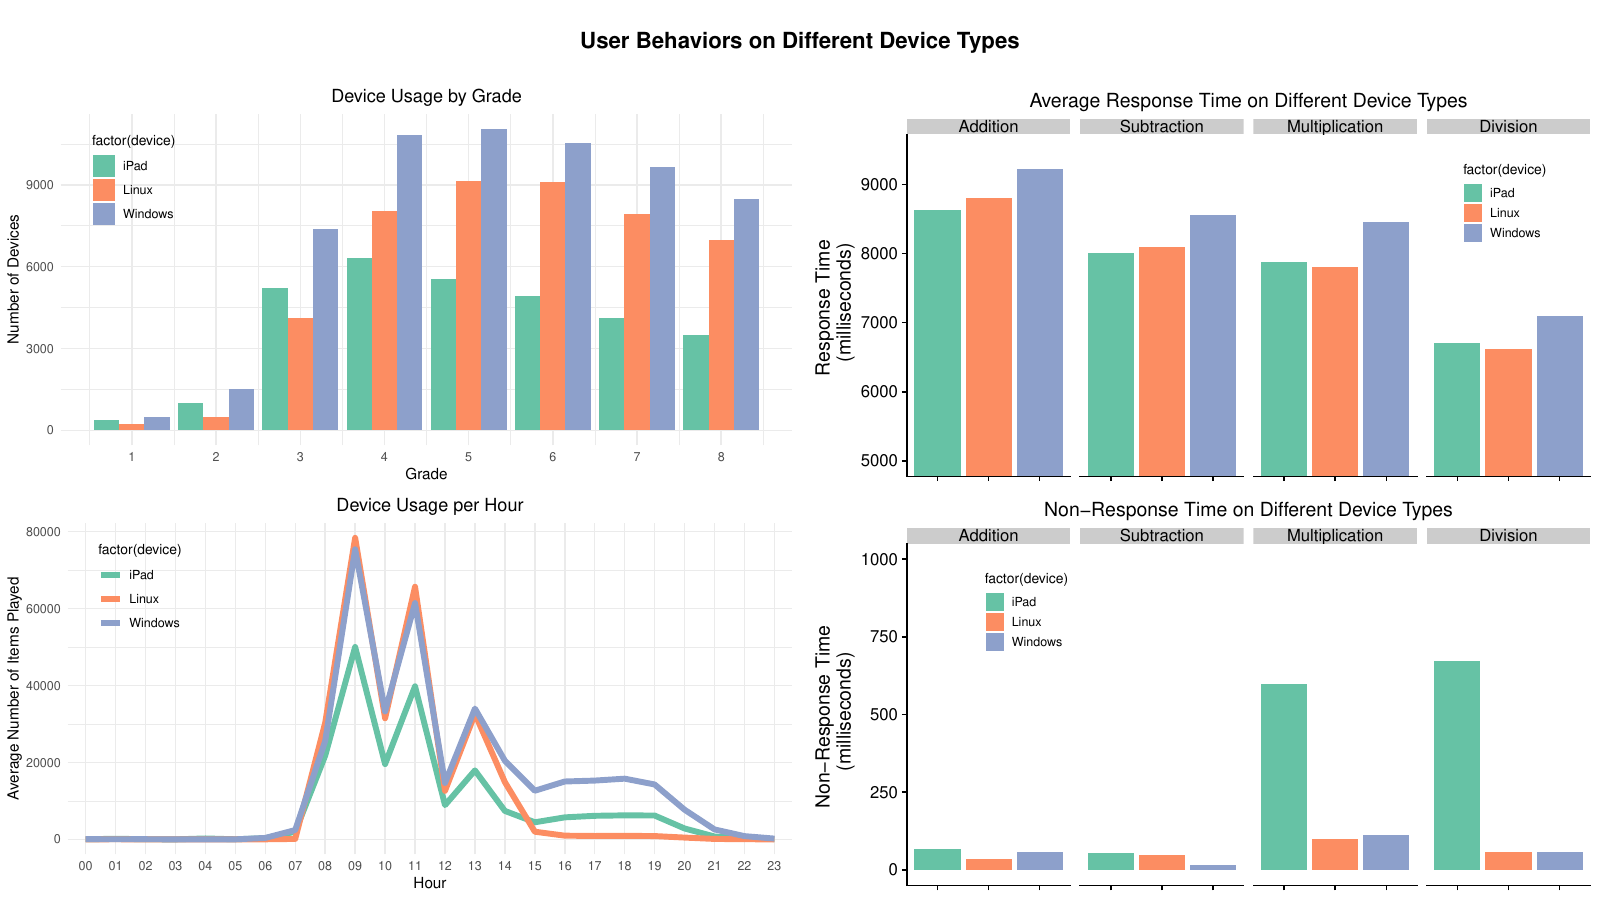

This chart was generated by the following R code:
library(oefenwebDatabase)
library(ggplot2)
library(tidyverse)
library(RColorBrewer)
library(lintr)

# to put the plots together
suppressMessages(library("cowplot"))
# to prepare data
suppressMessages(library("dplyr"))
# make database connection
con <- connect()

#-------------- Log Data --------------
records <- suppressWarnings(DBI::dbGetQuery(con, "SELECT `user_agent_id`, `grade`, `created`,
                                            `user_id`, `response_in_milliseconds`, `domain_id`
                                            FROM `log_records`
                                            WHERE `created` >= '2018-11-09' AND `created` < '2018-12-09'"))
records <- rename(records, id = user_agent_id, time = created,
                  response = response_in_milliseconds)
save(records, file = "records.Rdata")
load("records.Rdata")
records <- subset(records, grade >= 1 & grade <= 8)

#-------------- Domain Data --------------
domain <- suppressWarnings(DBI::dbGetQuery(con, "SELECT `id` AS `domain_id`, `short_name`, `name`
                                           FROM `domains`"))
domain <- rename(domain, domain_name = name)
save(domain, file = "domain.Rdata")
load("domain.Rdata")

#-------------- Device Type --------------
devices <- suppressWarnings(DBI::dbGetQuery(con, "SELECT * FROM `user_agents`"))
devices <- rename(devices, device = string)
devices$device <- substr(devices$device, 14, 16)
devices$device <- as.character(gsub("Win", "Windows", devices$device))
devices$device <- as.character(gsub("iPa", "iPad", devices$device))
devices$device <- as.character(gsub("X11", "Linux", devices$device))
save(devices, file = "devices.Rdata")
load("devices.Rdata")

#-------------- Response Time & Non-Resopnse Time --------------
# calculate average response time & non_response time
response <- records %>%
  group_by(id, domain_id) %>%
  summarize(response_time = mean(response), non_response = min(response))

# join tables
response <- inner_join(response, domain)
data <- inner_join(response, devices)

# take basic math data
math_data <- subset(data, (domain_id >= 1) & (domain_id <= 4))

# rename the labels
math_data$domain_name <- gsub("optellen", "Addition", math_data$domain_name)
math_data$domain_name <- gsub("aftrekken", "Subtraction", math_data$domain_name)
math_data$domain_name <- gsub("vermenigvuldigen", "Multiplication", math_data$domain_name)
math_data$domain_name <- gsub("delen", "Division", math_data$domain_name)

# re-order the domains
math_data$domain_name <- factor(math_data$domain_name,
                                levels = c("Addition", "Subtraction", "Multiplication", "Division"))

# average response time by device & domain
plot1 <- ggplot(math_data, aes(x = factor(device), y = response_time,
                 fill = factor(device))) +
  stat_summary(fun.y = "mean", geom = "bar") +
  facet_wrap(vars(domain_name), nrow = 1) +
  theme_cowplot() +
  labs(title = "Average Response Time on Different Device Types",
       y = "Response Time \n (milliseconds)") +
  scale_fill_brewer(palette = "Set2") +
  coord_cartesian(ylim = c(5000, 9500)) +
  theme(axis.text.x = element_blank(),
        axis.title.x = element_blank(),
        legend.position = c(.8, .8),
        plot.title = element_text(hjust = 0.5, face = "plain"),
        strip.text = element_text(size = 12),
        legend.title = element_text(size = 10),
        legend.text = element_text(size = 9))

# non_response time by device & domain
plot2 <- ggplot(math_data, aes(x = factor(device), y = non_response,
                 fill = factor(device))) +
  stat_summary(fun.y = "min", geom = "bar") +
  facet_wrap(vars(domain_name), nrow = 1) +
  theme_cowplot() +
  labs(title = "Non-Response Time on Different Device Types",
       y = "Non-Response Time \n (milliseconds)") +
  scale_fill_brewer(palette = "Set2") +
  coord_cartesian(ylim = c(0, 1000)) +
  theme(axis.text.x = element_blank(),
        axis.title.x = element_blank(),
        legend.position = c(.1, .8),
        plot.title = element_text(hjust = 0.5, face = "plain"),
        strip.text = element_text(size = 12),
        legend.title = element_text(size = 10),
        legend.text = element_text(size = 9))

#-------------- Usage by Hour --------------
# daily time series
daily <- records %>%
  select(id, time) %>%
  mutate(date = substr(time, 1, 10), hour = substr(time, 12, 13)) %>%
  select(id, date, hour)

# combine with device type
daily <- inner_join(daily, devices)

by_hour <- daily %>%
  group_by(hour, date, device) %>%
  summarise(number = n())

plot3 <- ggplot(by_hour, aes(x = hour, y = number,
                             group = factor(device),
                             color = factor(device))) +
  stat_summary(fun.y = "mean", geom = "line", size = 2) +
  theme_minimal() +
  labs(title = "Device Usage per Hour",
       x = "Hour",
       y = "Average Number of Items Played") +
  scale_color_brewer(palette = "Set2") +
  theme_minimal() +
  theme(plot.title = element_text(hjust = 0.5),
        legend.title = element_text(size = 10),
        legend.text = element_text(size = 9),
        legend.position = c(.1, .8))

#-------------- Device by Grade --------------
grade_data <- inner_join(records, devices) %>%
  select(user_id, grade, device)
grade_data <- unique(grade_data)

grade_count <- grade_data %>%
  group_by(grade, device) %>%
  summarize(count = n())

plot4 <- ggplot(grade_count, aes(x = grade, y = count, fill = factor(device))) +
  geom_bar(position = "dodge", stat = "identity") +
  labs(title = "Device Usage by Grade",
       x = "Grade",
       y = "Number of Devices") +
  scale_fill_brewer(palette = "Set2") +
  scale_x_continuous(breaks = seq(1, 9, 1),
                     labels = c("1", "2", "3", "4", "5", "6", "7", "8", "9")) +
  theme_minimal() +
  theme(plot.title = element_text(hjust = 0.5),
        legend.position = c(.1, .8),
        legend.title = element_text(size = 10),
        legend.text = element_text(size = 9))

#-------------- Dashboard --------------
left_plot <- plot_grid(plot4, plot3, ncol = 1)
right_plot <- plot_grid(plot1, plot2, ncol = 1)
all_plot <- plot_grid(left_plot, right_plot)
title <- ggdraw() + draw_label("User Behaviors on Different Device Types",
                               fontface = "bold", size = 16)
final_plot <- plot_grid(title, all_plot, ncol = 1, rel_heights = c(0.1, 1))

# save file
ggsave(filename = "final.pdf", final_plot,
       width = 16, height = 9, device = "pdf")